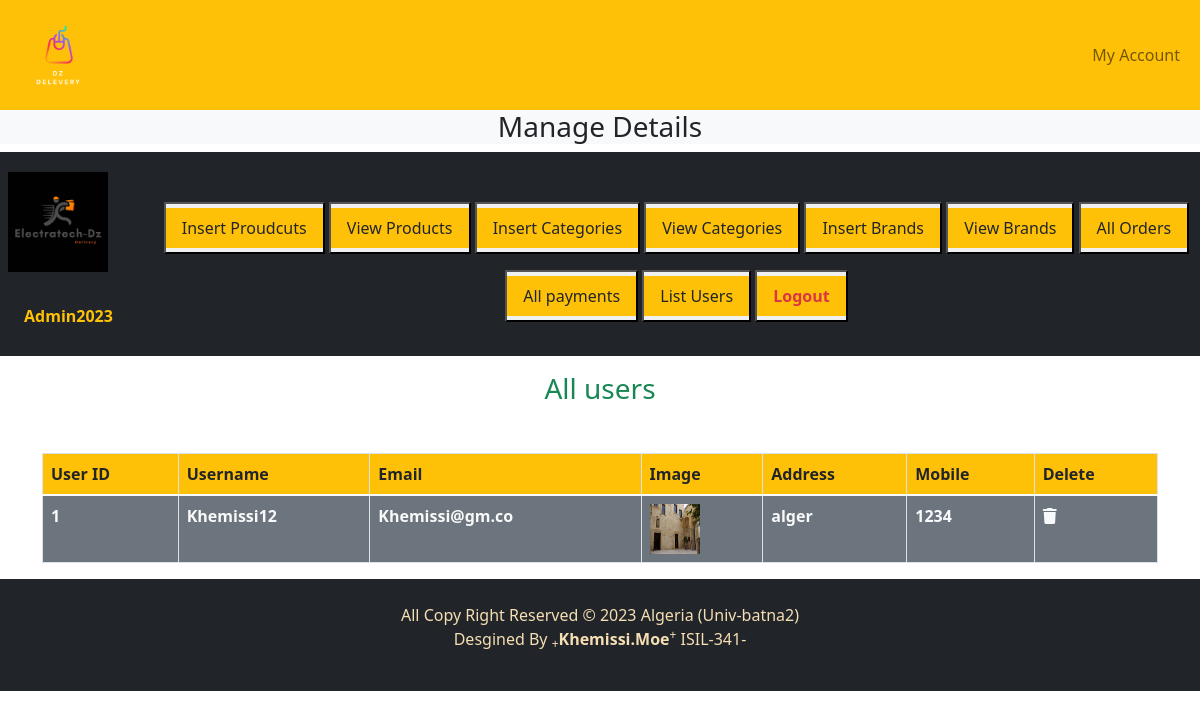
Screenshot of /admin_area/index.php?list_users (signed in) with the database file from the repository.
### tables this page shows
CREATE TABLE `user_table` (
  `user_id` int(11) NOT NULL,
  `username` varchar(100) NOT NULL,
  `user_email` varchar(100) NOT NULL,
  `user_password` varchar(255) NOT NULL,
  `user_image` varchar(255) NOT NULL,
  `user_ip` varchar(100) NOT NULL,
  `user_address` varchar(255) NOT NULL,
  `user_mobile` varchar(20) NOT NULL
);

### admin_area/list_users.php (the view, shortened to what this page needs)
<h3 class="text-center text-success">All users</h3>
<?php
$get_users="SELECT * FROM `user_table`";
$result=mysqli_query($con,$get_users);
$row_count=mysqli_num_rows($result);
if($row_count==0){
    echo "<h2 class='bg-danger text-center mt-5'>No users for now</h2>";
}else{
    echo "<table class='table table-bordered mt-5'>
            <thead class='bg-warning'>
                <tr>
                    <th>User ID</th>
                    <th>Username</th>
                    <th>Email</th>
                    <th>Image</th>
                    <th>Address</th>
                    <th>Mobile</th>
                    <th>Delete</th>
                </tr>
            </thead>
            <tbody class='bg-secondary text-light'>";
    $number=0;
    while($row_data=mysqli_fetch_assoc($result)){
        $username=$row_data['username'];
        $user_email=$row_data['user_email'];
        $user_image=$row_data['user_image'];
        $user_address=$row_data['user_address'];
        $user_mobile=$row_data['user_mobile'];
        $number++;
        echo "<tr>
                <td><b>$number</b></td>
                <td><b>$username</b></td>
                <td><b>$user_email</b></td>
                <td><img src='../users_area/user_images/$user_image' width='50' height='50' alt='User Image'></td>
                <td><b>$user_address</b></td>
                <td><b>$user_mobile</b></td>
                <td><a href=''class='text-light'><i class='fa-solid fa-trash'></i></a></td>
            </tr>";
    }
    echo "</tbody>
        </table>";
}
?>

### style.css (style rules this page uses)
* { margin: 0; padding: 0; box-sizing: border-box; }

### admin_area/index.php (style rules this page uses)
body { overflow-x: hidden; }

### rows the page displays
user_table: username "Khemissi12", user_email "Khemissi@gm.co", user_image (picture), user_address "alger", user_mobile "1234"

### other values shown
$_SESSION['username'] "Admin2023"
